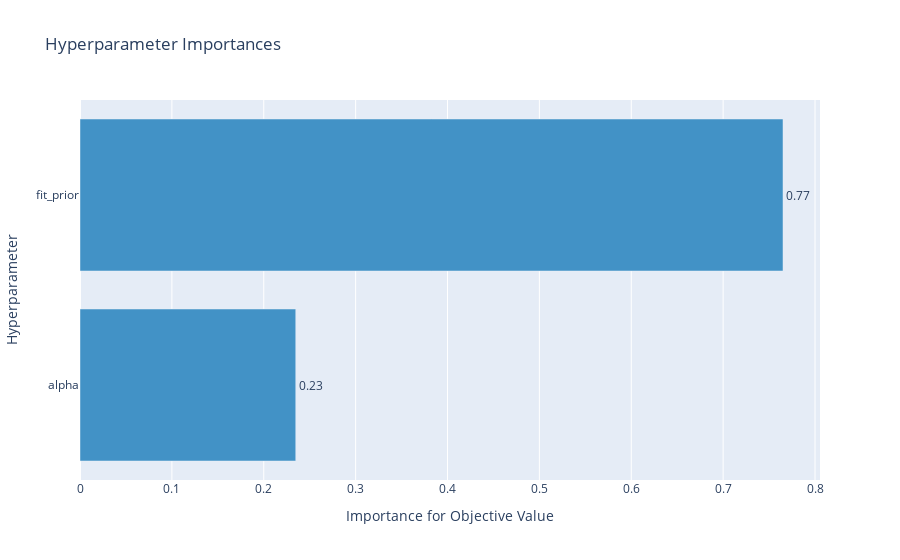

Notebook code cell kept with this figure:
### Code cell
params = list(random_study.best_params)
params.remove('classificator')
optuna.visualization.plot_param_importances(random_study, params=params)

### Figure 1 — Plotly figure (JSON) as saved in the notebook; plotly's stock layout.template omitted (floating-point values rounded to 4 significant figures)
{"data": [{"cliponaxis": false, "hovertemplate": ["alpha (FloatDistribution): 0.23483186503677247<extra></extra>", "fit_prior (CategoricalDistribution): 0.7651681349632276<extra></extra>"], "marker": {"color": "rgb(66,146,198)"}, "orientation": "h", "text": ["0.23", "0.77"], "textposition": "outside", "type": "bar", "x": [0.2348, 0.7652], "y": ["alpha", "fit_prior"]}], "layout": {"showlegend": false, "title": {"text": "Hyperparameter Importances"}, "xaxis": {"title": {"text": "Importance for Objective Value"}}, "yaxis": {"title": {"text": "Hyperparameter"}}}}
